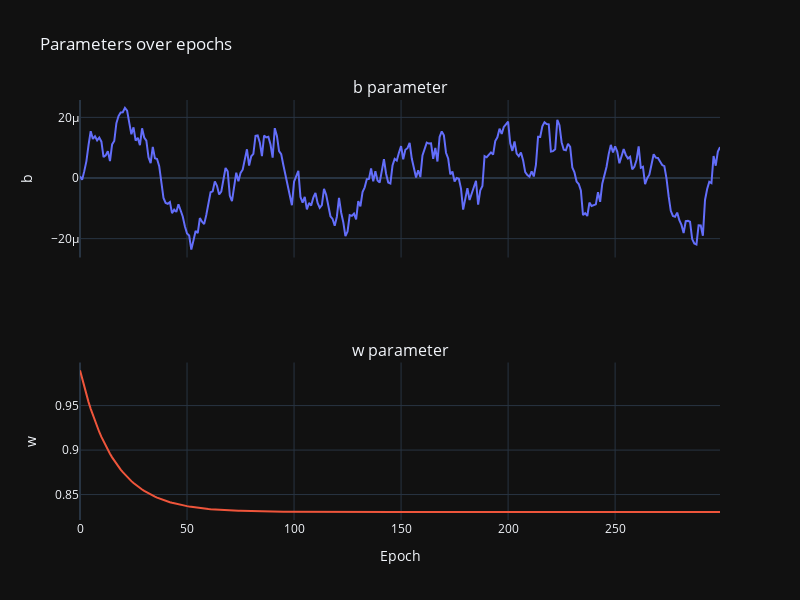

Source (notebook cell):
### Code cell
epochs = np.arange(all_parameters.shape[0])  # 0, 1, 2, ..., N_epochs-1

fig = make_subplots(rows=2, cols=1, shared_xaxes=True,
                    subplot_titles=("b parameter", "w parameter"))

# plot b
fig.add_trace(
    go.Scatter(x=epochs, y=all_parameters[:, 0], mode="lines", name="b"),
    row=1, col=1
)

# plot w
fig.add_trace(
    go.Scatter(x=epochs, y=all_parameters[:, 1], mode="lines", name="w"),
    row=2, col=1
)

fig.update_xaxes(title_text="Epoch", row=2, col=1)
fig.update_yaxes(title_text="b", row=1, col=1)
fig.update_yaxes(title_text="w", row=2, col=1)

fig.update_layout(height=600, width=800,
                  title_text="Parameters over epochs",
                  showlegend=False)

fig.show()

### Figure 1 — Plotly figure (JSON) as saved in the notebook; plotly's stock layout.template omitted (floating-point values rounded to 4 significant figures; data arrays with more than 128 entries replaced by an {"elided": "..."} marker saying what was removed)
{"data": [{"mode": "lines", "name": "b", "x": {"elided": "300 int values"}, "y": {"elided": "300 float values"}, "type": "scatter", "xaxis": "x", "yaxis": "y"}, {"mode": "lines", "name": "w", "x": {"elided": "300 int values"}, "y": {"elided": "300 float values"}, "type": "scatter", "xaxis": "x2", "yaxis": "y2"}], "layout": {"xaxis": {"anchor": "y", "domain": [0.0, 1.0], "matches": "x2", "showticklabels": false}, "yaxis": {"anchor": "x", "domain": [0.625, 1.0], "title": {"text": "b"}}, "xaxis2": {"anchor": "y2", "domain": [0.0, 1.0], "title": {"text": "Epoch"}}, "yaxis2": {"anchor": "x2", "domain": [0.0, 0.375], "title": {"text": "w"}}, "annotations": [{"font": {"size": 16}, "showarrow": false, "text": "b parameter", "x": 0.5, "xanchor": "center", "xref": "paper", "y": 1.0, "yanchor": "bottom", "yref": "paper"}, {"font": {"size": 16}, "showarrow": false, "text": "w parameter", "x": 0.5, "xanchor": "center", "xref": "paper", "y": 0.375, "yanchor": "bottom", "yref": "paper"}], "title": {"text": "Parameters over epochs"}, "height": 600, "width": 800, "showlegend": false}}
